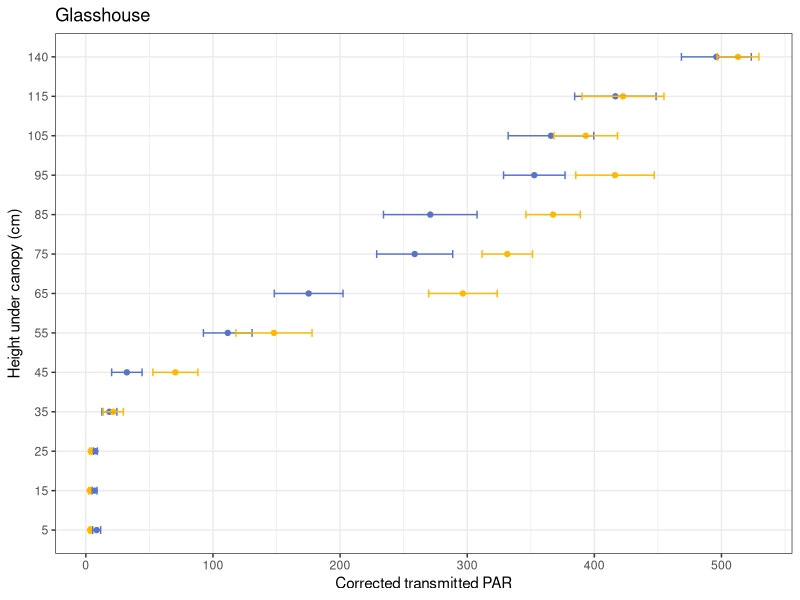

Here is the R script that generated this plot: (Note: this script raises an error after producing the figure.)
library(dplyr)
library(ggplot2)
library(tidyr)

data_PAR <- read.csv("Data/GlassHouse_light_PAR.csv", sep = ";")
head(data_PAR)

##### Producing the figure for PAR ######

data_PAR$PAR_down <- as.numeric(data_PAR$PAR_down)
data_PAR$PAR_percent <- as.numeric(data_PAR$PAR_percent )

data_PAR <- data_PAR %>%                                 # Group data
  group_by(variety, culture, bac, distance, repetition) %>%
  dplyr::summarize( PAR_top = mean(PAR_140), PAR_down = mean(PAR_down), PAR_percent = mean(PAR_percent) ) %>% 
  as.data.frame()

data_PAR_AV <- data_PAR %>%                                 # Group data
  group_by( culture, distance) %>%
  dplyr::summarize(PAR_percent_AV = mean(PAR_percent), n=n(), PAR_percent_sd= sd(PAR_percent), 
                   PAR_percent_se =PAR_percent_sd / sqrt(n) ) %>% 
  as.data.frame()

data_PAR_AV <-  filter(data_PAR_AV , data_PAR_AV $distance != '125')
data_PAR_AV <-  filter(data_PAR_AV , data_PAR_AV $distance != '120')
data_PAR_AV <-  filter(data_PAR_AV , data_PAR_AV $distance != 'NA')

data_PAR_AV $distance <- as.factor (data_PAR_AV $distance)
data_PAR_AV$PAR_corr <- data_PAR_AV$PAR_percent_AV*5
data_PAR_AV$PAR_corr_se <- data_PAR_AV$PAR_percent_se*5
head(data_PAR_AV)
 
PAR_GH <- ggplot(data_PAR_AV, aes(PAR_corr, distance, colour = culture)) + 
  geom_point()+
  geom_errorbarh(aes(xmax =PAR_corr + PAR_corr_se, xmin = PAR_corr - PAR_corr_se, height = .2))+ 
  theme_bw()+
  scale_color_manual(values=c('#5773CCFF','#FFB900FF'))+
  scale_x_continuous(breaks = c(0, 100, 200, 300, 400, 500, 600, 700, 800))+
  labs(title="Glasshouse",x="Corrected transmitted PAR", y = "Height under canopy (cm)")+  theme( legend.position="none")

PAR_GH

write_rds(PAR_GH, "~/working/Aboveground_characterization/3-Output/PAR_GH.rds")

#### Stat analysis 

data_PAR_underOSR <- subset(data_PAR, data_PAR$distance == "5")
head(data_PAR_underOSR)

kruskal.test(PAR_percent~  culture, data = data_PAR_underOSR)

# Stat analysis under OSR canopy
data_PAR$dicu <- paste(data_PAR$distance, data_PAR$culture)
data_PAR_aboveOSR <- subset(data_PAR, data_PAR$dicu == "65 Mo"| data_PAR$dicu == "55 As" )
head(data_PAR_underOSR)

kruskal.test(PAR_percent~  culture, data = data_PAR_aboveOSR)

###################################################################################################################################################################
##### R:FR analysis ######

spectro <- read.csv("Data/2022.06.09_light_quality_under_canopy.csv", sep = ";")

# Reshape data 

spectro <- spectro %>% gather("wave_length", "irradiance", 7:477)

# Averaging the three measures for each point 

spectro <- spectro %>%                                 # Group data
  group_by(variety, culture, bac, location, hight, wave_length) %>%
  dplyr::summarize( av_irradiance = mean(irradiance)) %>% 
  as.data.frame()

# R:FR ratio calculation 

spectro<- spectro %>% separate_wider_delim(wave_length, "X", names = c(NA, "Wl")) #Removing the X before wavelength

spectro$Wl <- as.numeric(spectro$Wl)

spectro$photonflux <- (spectro$Wl * spectro$av_irradiance * 0.001) / 0.11962657 #Converting from energy to photon flux

spectro <- select(spectro, -av_irradiance)

spectro<-spread(spectro, Wl, photonflux)

spectro$red <- rowSums(spectro[ , c(246:346)], na.rm=TRUE)

spectro$Fred <- rowSums(spectro[ , c(346:446)], na.rm=TRUE)

spectro$R_FR <- spectro$red/spectro$Fred
head(spectro)

spectro$PAR <- rowSums(spectro[ , c(46:346)], na.rm=TRUE)

spectro$BLUE <- rowSums(spectro[ , c(46:146)], na.rm=TRUE)

spectro$R_FR <- as.numeric(spectro$R_FR)

spectro$R_FR <- as.numeric(spectro$R_FR)
spectro$hight <- as.factor(spectro$hight)

## Data from the 06.07.2023 ####

spectro_1 <- read.csv("Data/2022.06.07_Light_quality_under_canopy.csv", sep = ";")

# Reshape data 
library(tidyr)

spectro_1  <- spectro_1  %>% gather("wave_length", "irradiance", 7:477)

# R:FR ratio calculation 

spectro_1<- spectro_1 %>% separate_wider_delim(wave_length, "X", names = c(NA, "Wl")) #Removing the X before wavelength

spectro_1$av_irradiance<-spectro_1$irradiance
spectro_1 <- select(spectro_1, -irradiance)

spectro_1 $Wl <- as.numeric(spectro_1 $Wl)

spectro_1 $photonflux <- (spectro_1 $Wl * spectro_1 $av_irradiance * 0.001) / 0.11962657 #Converting from energy to photon flux

spectro_1  <- select(spectro_1 , -av_irradiance)

spectro_1 <-spread(spectro_1 , Wl, photonflux)

spectro_1$red <- rowSums(spectro_1[ , c(246:346)], na.rm=TRUE)

spectro_1$Fred <- rowSums(spectro_1[ , c(346:446)], na.rm=TRUE)

spectro_1$R_FR <- spectro_1$red/spectro_1$Fred
head(spectro_1)

spectro_1$PAR <- rowSums(spectro_1[ , c(46:346)], na.rm=TRUE)
spectro_1$BLUE <- rowSums(spectro_1[ , c(46:146)], na.rm=TRUE)

spectro_1$PAR <- as.numeric(spectro_1$PAR)
spectro_1$R_FR <- as.numeric(spectro_1$R_FR)
spectro_1$hight <- as.factor(spectro_1$hight)

## Merge data and results ####
spectro_1 <- select(spectro_1, -file)

spectro_total <- rbind(spectro, spectro_1)

# Averaging the measures for each levels in the canopy

#For the first set of data (07.06.2022)
spectro_1_AV <- spectro_1 %>%                                 # Group data
  group_by(culture, hight) %>%
  dplyr::summarize( av_R_FR = mean(R_FR), n=n(),R_FR_sd= sd(R_FR), 
                    R_FR_se =R_FR_sd / sqrt(n)) %>% 
  as.data.frame()

#For the second set of data (09.06.2022)

spectro_AV <- spectro %>%                                 # Group data
  group_by(culture, hight) %>%
  dplyr::summarize( av_R_FR = mean(R_FR), n=n(),R_FR_sd= sd(R_FR), 
                    R_FR_se =R_FR_sd / sqrt(n)) %>% 
  as.data.frame()

# Combining both of the sets

spectro_total_AV <- spectro_total %>%                                 # Group data
  group_by(culture, hight) %>%
  dplyr::summarize( av_R_FR = mean(R_FR), n=n(),R_FR_sd= sd(R_FR), 
                    R_FR_se =R_FR_sd / sqrt(n)) %>% 
  as.data.frame()

spectro_total_AV <-  filter(spectro_total_AV , spectro_total_AV$hight != '125')
spectro_total_AV <-  filter(spectro_total_AV , spectro_total_AV$hight != '135')

R.FR_GH <- ggplot(spectro_total_AV, aes(av_R_FR,hight, colour = culture)) + 
  geom_point()+
  geom_errorbarh(aes(xmax = av_R_FR + R_FR_se, xmin = av_R_FR - R_FR_se, height = .2))+ 
  theme_bw()+
  scale_color_manual(values=c('#5773CCFF','#FFB900FF'))+
  scale_x_continuous(breaks = c(0, 0.2, 0.4, 0.6, 0.8, 1, 1.2, 1.4, 1.6, 1.8, 2, 2.2, 2.4, 2.6, 2.8, 3))+
  labs(title="Glasshouse",x="Ratio R/FR", y = "Height under canopy (cm)")+  theme( legend.position="none")

R.FR_GH

write_rds(R.FR_GH, "~/working/Aboveground_characterization/3-Output/R.FR_GH.rds")

#### Stat analysis 

spectro_total_underOSR <- subset(spectro_total, spectro_total$hight == "5")
head(spectro_total_underOSR)

kruskal.test(R_FR~  culture, data = spectro_total_underOSR)

# Stat analysis under OSR canopy
spectro_total$dicu <- paste(spectro_total$hight, spectro_total$culture)
spectro_total_aboveOSR <- subset(spectro_total, spectro_total$dicu == "65 Mo"| spectro_total$dicu == "55 As" )
head(spectro_total_aboveOSR)

kruskal.test(R_FR~  culture, data = spectro_total_aboveOSR)
